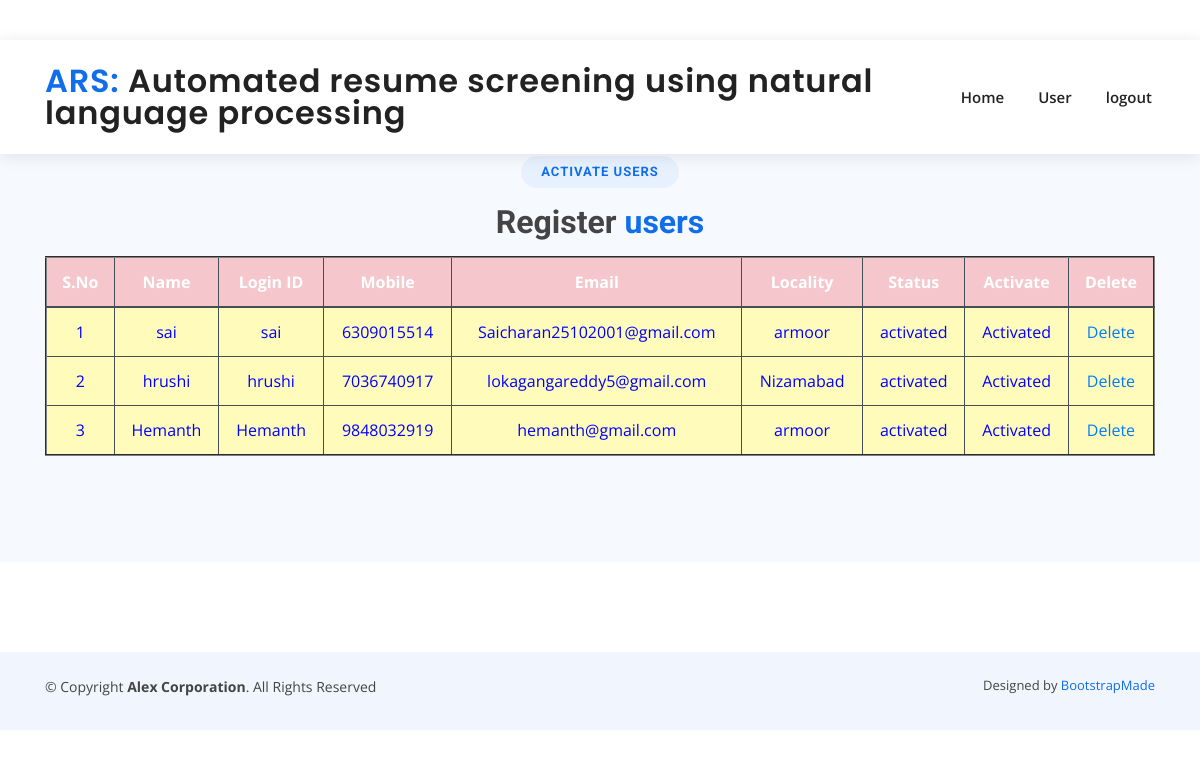
Page /ViewRegisteredUsers/ on the committed database.
### users/models.py (models this page shows, shortened)
class UserRegistrationModel(models.Model):
    name = models.CharField(max_length=100)
    loginid = models.CharField(unique=True, max_length=100)
    password = models.CharField(max_length=100)
    mobile = models.CharField(unique=True, max_length=100)
    email = models.CharField(unique=True, max_length=100)
    locality = models.CharField(max_length=100)
    address = models.CharField(max_length=1000)
    city = models.CharField(max_length=100)
    state = models.CharField(max_length=100)
    status = models.CharField(max_length=100)
    class Meta:
        db_table = 'UserRegistrations'

### admins/views.py (the view)
# urls.py: path("ViewRegisteredUsers/", admins.ViewRegisteredUsers, name="ViewRegisteredUsers"),
def ViewRegisteredUsers(request):
    data = UserRegistrationModel.objects.all()
    return render(request, 'admins/RegisteredUsers.html', {'data': data})

### assets/templates/admins/RegisteredUsers.html
{%extends 'admins/adminbase.html'%}
{%block contents%}
 <div class="section-title">
          <h2>Activate users</h2>
          <h3>Register  <span> users</span></h3>
          <p>
              <table border="2px" class="table table-hover table-dark">
                    <thead>
                    <tr class="table-danger">
                        <th scope="col">S.No</th>
                        <th scope="col">Name</th>
                        <th scope="col">Login ID</th>
                        <th scope="col">Mobile</th>
                        <th scope="col">Email</th>
                        <th scope="col">Locality</th>
                        <th scope="col">Status</th>
                        <th scope="col">Activate</th>
                        <th scope="col">Delete</th>
                    </tr>
                    </thead>
                    <tbody>
                    {% for i in data %}
                    <tr scope="row" style="color: BLUE; background-color:#FFFCBB">
                        <td>{{forloop.counter}}</td>
                        <td>{{i.name}}</td>
                        <td>{{i.loginid}}</td>
                        <td>{{i.mobile}}</td>
                        <td>{{i.email}}</td>
                        <td>{{i.locality}}</td>
                        <td>{{i.status}}</td>
                        {% if i.status == 'waiting' %}
                        <td><a class="btn-link" href="/AdminActivaUsers/?uid={{ i.id }}"
                               style="color:DARKBLUE">Activate</a></td>
                        {% else %}
                        <td> Activated</td>
                        {% endif %}
                        <td><a href="/deleteuser/?uid={{i.id}}" class="btn-link">Delete</a></td>
                    </tr>
                    {% endfor %}
                    </tbody>
                </table>
          </p>
        </div>
{%endblock%}

### assets/templates/admins/adminbase.html (shortened to what this page needs)
<!DOCTYPE html>
{%load static%}
<html lang="en">
<head>
  <link href="{%static 'assets/vendor/bootstrap/css/bootstrap.min.css'%}" rel="stylesheet">
  <link href="{%static 'assets/vendor/icofont/icofont.min.css'%}" rel="stylesheet">
  <link href="{%static 'assets/vendor/boxicons/css/boxicons.min.css'%}" rel="stylesheet">
  <link href="{%static 'assets/vendor/owl.carousel/assets/owl.carousel.min.css'%}" rel="stylesheet">
  <link href="{%static 'assets/vendor/venobox/venobox.css'%}" rel="stylesheet">
  <link href="{%static 'assets/vendor/aos/aos.css'%}" rel="stylesheet">
  <link href="{%static 'assets/css/style.css'%}" rel="stylesheet">
</head>
<body>
 <header id="header" class="fixed-top">
    <div class="container d-flex align-items-center">
        <h1 class="logo mr-auto"><a href="{%url 'index'%}"><span>ARS:</span> Automated resume screening using natural language processing</a></h1>
      <nav class="nav-menu d-none d-lg-block">
        <ul>
          <li><a href="{%url 'AdminHome'%}">Home</a></li>
          <li><a href="{%url 'ViewRegisteredUsers'%}">User</a></li>
          <li><a href="{%url 'logout'%}">logout</a></li>
        </ul>
      </nav>
    </div>
  </header>
  <main id="main">
<br/><br/><br/><br/>
    <section id="about" class="about section-bg">
      <div class="container" data-aos="fade-up">
       {%block contents%}
       {%endblock%}
      </div>
    </section>
     </main>
  <footer id="footer">
    <div class="footer-top">
    </div>
    <div class="container py-4">
      <div class="copyright">
        &copy; Copyright <strong><span>Alex Corporation</span></strong>. All Rights Reserved
      </div>
      <div class="credits">
        Designed by <a href="https://bootstrapmade.com/">BootstrapMade</a>
      </div>
    </div>
  </footer>
</body>
</html>

### assets/static/assets/css/style.css (style rules this page uses)
body { font-family: "Open Sans", sans-serif; color: #444444; }
a { color: #106eea; }
h1, h2, h3, h4, h5, h6 { font-family: "Roboto", sans-serif; }
#header { background: #fff; transition: all 0.5s; z-index: 997; padding: 25px 0; top: 40px; box-shadow: 0px 2px 15px rgba(0, 0, 0, 0.1); }
#header .logo { font-size: 32px; margin: 0; padding: 0; line-height: 1; font-weight: 600; letter-spacing: 0.8px; font-family: "Poppins", sans-serif; }
#header .logo a { color: #222222; }
#header .logo a span { color: #106eea; }
.nav-menu ul { margin: 0; padding: 0; list-style: none; }
.nav-menu > ul { display: flex; }
.nav-menu > ul > li { position: relative; white-space: nowrap; padding: 10px 0 10px 28px; }
.nav-menu a { display: block; position: relative; color: #222222; transition: 0.3s; font-size: 15px; font-weight: 600; padding: 0 3px; font-family: "Open Sans", sans-serif; }
.nav-menu > ul > li > a:before { content: ""; position: absolute; width: 100%; height: 2px; bottom: -5px; left: 0; background-color: #106eea; visibility: hidden; width: 0px; transition: all 0.3s ease-in-out 0s; }
.mobile-nav { position: fixed; top: 55px; right: 15px; bottom: 15px; left: 15px; z-index: 9999; overflow-y: auto; background: #fff; transition: ease-in-out 0.2s; opacity: 0; visibility: hidden; border-radius: 10px; padding: 10px 0; }
.mobile-nav * { margin: 0; padding: 0; list-style: none; }
.mobile-nav a { display: block; position: relative; color: #222222; padding: 10px 20px; font-weight: 500; outline: none; }
section { padding: 60px 0; overflow: hidden; }
.section-bg { background-color: #f6f9fe; }
.section-title { text-align: center; padding-bottom: 30px; }
.section-title h2 { font-size: 13px; letter-spacing: 1px; font-weight: 700; padding: 8px 20px; margin: 0; background: #e7f1fd; color: #106eea; display: inline-block; text-transform: uppercase; border-radius: 50px; }
.section-title h3 { margin: 15px 0 0 0; font-size: 32px; font-weight: 700; }
.section-title h3 span { color: #106eea; }
.section-title p { margin: 15px auto 0 auto; font-weight: 600; }
@media (min-width: 1024px) { .section-title p { width: 50%; } }
#footer { background: #fff; padding: 0 0 30px 0; color: #444444; font-size: 14px; background: #f1f6fe; }
#footer .footer-top { padding: 60px 0 30px 0; background: #fff; }
#footer .copyright { text-align: center; float: left; }
#footer .credits { float: right; text-align: center; font-size: 13px; color: #444444; }

### rows in the picture
UserRegistrationModel: name "sai", loginid "sai", mobile "6309015514", email "Saicharan25102001@gmail.com", locality "armoor", status "activated", shows "Activated"
UserRegistrationModel: name "hrushi", loginid "hrushi", mobile "7036740917", email "lokagangareddy5@gmail.com", locality "Nizamabad", status "activated", shows "Activated"
UserRegistrationModel: name "Hemanth", loginid "Hemanth", mobile "9848032919", email "hemanth@gmail.com", locality "armoor", status "activated", shows "Activated"
